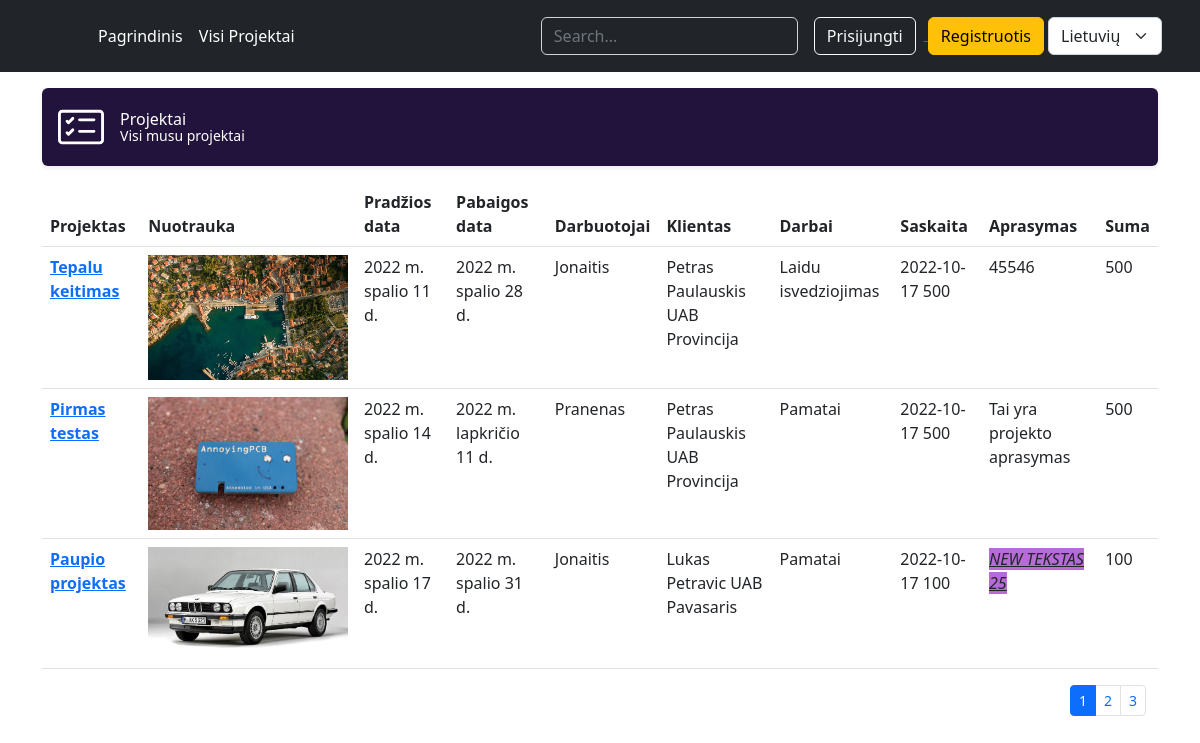
The page /projektai/ on the database its author committed.
### projektai/models.py (models this page shows, shortened)
class Projektas(models.Model):
    pavadinimas = models.CharField(_('Pavadinimas'), max_length=20)
    pradzios_data=models.DateField(_("Pradžios data"))
    pabaigos_data = models.DateField(_("Pabaigos data"))
    klientas_id = models.ForeignKey('Klientas',on_delete=models.SET_NULL,null=True)
    vadovas_user= models.ForeignKey(User,on_delete=models.SET_NULL,null=True)
    darbuotojas_id = models.ForeignKey("Darbuotojas",on_delete=models.SET_NULL,null=True)
    darbas_id = models.ForeignKey("Darbas",on_delete=models.SET_NULL,null=True)
    saskaita_id = models.ForeignKey("Saskaita",on_delete=models.SET_NULL,null=True)
    nuotrauka = models.ImageField(_('Viršelis'), upload_to='projekto_virseliai', null=True)
    aprasymas = HTMLField(_('Aprasymas'), null=True)
    class Meta:
        verbose_name = _("Projektas")
        verbose_name_plural = _('Projektai')
        ordering = ['pradzios_data',]

class Darbuotojas(models.Model):
    vardas = models.CharField(_("Vardas"), max_length=20)
    pavarde = models.CharField(_("Pavardė"), max_length=20)
    pareigos = models.CharField(_("Pareigos"), max_length=20)
    class Meta:
        verbose_name = _("Darbuotojas")
        verbose_name_plural = _('Darbuotojai')

class Klientas(models.Model):
    vardas = models.CharField(_("Vardas"), max_length=20)
    pavarde = models.CharField(_("Pavardė"), max_length=20)
    imone = models.CharField(_("Įmonė"), max_length=20)
    kontaktai = models.TextField(_("Kontaktai"), max_length=500)
    class Meta:
        verbose_name = _("Klientas")
        verbose_name_plural = _('Klientai')
    def __str__(self):
        return f"{self.vardas} {self.pavarde} {self.imone}"

class Darbas(models.Model):
    pavadinimas = models.CharField(_("Pavadinimas"), max_length=20)
    pastabos = models.CharField(_("Pastabos"), max_length=200)
    class Meta:
        verbose_name = _("Darbas")
        verbose_name_plural = _('Darbai')

class Saskaita(models.Model):
    israsymo_data = models.DateField(_("Išrašymo data"))
    suma = models.PositiveIntegerField(_("Suma"))
    class Meta:
        verbose_name = _("Saskaita")
        verbose_name_plural = _('Saskaitos')
    def __str__(self):
        return f"{self.israsymo_data} {self.suma} "

### projektai/views.py (the view)
# urls.py: path('', include('projektai.urls')),
def projektai(request):
    paginator = Paginator(Projektas.objects.all(), 3)
    page_number = request.GET.get('page')
    paged_projects = paginator.get_page(page_number)
    context = {
        'projektai': paged_projects
    }
    return render(request,'projektai.html',context=context)

### templates/projektai.html (shortened to what this page needs)
{% extends 'base.html' %}
{% block content %}
{% load i18n %}
<div class="d-flex align-items-center p-3 my-3 text-white bg-purple rounded shadow-sm">
    <div class="lh-1">
      <h1 class="h6 mb-0 text-white lh-1">Projektai</h1>
      <small>Visi musu projektai</small>
    </div>
  </div>
<table class="table table-hover">
  <thead>
    <tr>
      <th scope="col">Projektas</th>
      <th scope="col">Nuotrauka</th>
      <th scope="col">Pradžios data</th>
      <th scope="col">Pabaigos data</th>
      <th scope="col">Darbuotojai</th>
      <th scope="col">Klientas</th>
      <th scope="col">Darbai</th>
      <th scope="col">Saskaita</th>
        <th scope="col">Aprasymas</th>
      <th scope="col">Suma</th>
    </tr>
  </thead>
  <tbody>
  {% load static %}
  {% for projekto in projektai %}
    <tr>
      <th scope="row"><a href="{% url 'projektas' projekto.id %}">{{projekto.pavadinimas}}</a></th>
      {% if projekto.nuotrauka %}
              <th><img src="{{ projekto.nuotrauka.url }}" class="card-img-top"></th>
            {% else %}
             <th> <img src="{% static 'no-image.jpg' %}" class="card-img-top"></th>
            {% endif %}
      <td>{{projekto.pradzios_data}}</td>
      <td>{{projekto.pabaigos_data}}</td>
      <td>{{projekto.darbuotojas_id.pavarde}}</td>
      <td>{{projekto.klientas_id}}</td>
      <td>{{projekto.darbas_id.pavadinimas}}</td>
      <td>{{projekto.saskaita_id}}</td>
        <td>{{projekto.aprasymas | safe}}</td>
        <td>{{projekto.saskaita_id.suma}}</td>
    </tr>
{% endfor %}
  </tbody>
</table>
<div class="container puslapiai">
    <nav aria-label="...">
        {% if projektai.has_other_pages %}
            <ul class="pagination pagination-sm justify-content-end">
                {% for i in projektai.paginator.page_range %}
                    {% if projektai.number == i %}
                        <li class="page-item active">
                            <a class="page-link">{{ i }}</a>
                        </li>
                    {% else %}
                        <li class="page-item">
                            <a class="page-link" href="?page={{ i }}">{{ i }}</a>
                        </li>
                    {% endif %}
                {% endfor %}
            </ul>
        {% endif %}
    </nav>
</div>
{% endblock %}

### projektai/static/css/style.css (style rules this page uses)
html, body { overflow-x: hidden; }
.bg-purple { background-color: #22133c; }
.bi { vertical-align: -.125em; fill: currentColor; }

### rows shown on the page
Projektas: pavadinimas "Tepalu keitimas", nuotrauka (picture), pradzios_data "2022 m. spalio 11 d.", pabaigos_data "2022 m. spalio 28 d.", darbuotojas_id.pavarde "Jonaitis", klientas_id "Petras Paulauskis UAB Provincija", darbas_id.pavadinimas "Laidu isvedziojimas", saskaita_id "2022-10-17 500", aprasymas "45546", saskaita_id.suma "500"
Projektas: pavadinimas "Pirmas testas", nuotrauka (picture), pradzios_data "2022 m. spalio 14 d.", pabaigos_data "2022 m. lapkričio 11 d.", darbuotojas_id.pavarde "Pranenas", klientas_id "Petras Paulauskis UAB Provincija", darbas_id.pavadinimas "Pamatai", saskaita_id "2022-10-17 500", aprasymas "Tai yra projekto aprasymas", saskaita_id.suma "500"
Projektas: pavadinimas "Paupio projektas", nuotrauka (picture), pradzios_data "2022 m. spalio 17 d.", pabaigos_data "2022 m. spalio 31 d.", darbuotojas_id.pavarde "Jonaitis", klientas_id "Lukas Petravic UAB Pavasaris", darbas_id.pavadinimas "Pamatai", saskaita_id "2022-10-17 100", aprasymas "NEW TEKSTAS 25", saskaita_id.suma "100"

### other values the page prints
{{ i }} "1"
{{ i }} "2" "3"
form field language "Lietuvių"
